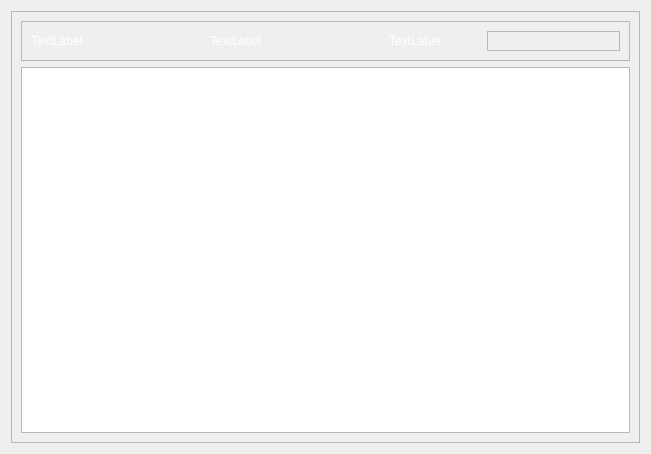
<?xml version="1.0" encoding="UTF-8"?>
<ui version="4.0">
 <class>card</class>
 <widget class="QWidget" name="card">
  <property name="geometry">
   <rect>
    <x>0</x>
    <y>0</y>
    <width>651</width>
    <height>454</height>
   </rect>
  </property>
  <property name="windowTitle">
   <string>Form</string>
  </property>
  <property name="styleSheet">
   <string notr="true">color:white;</string>
  </property>
  <layout class="QHBoxLayout" name="horizontalLayout_2" stretch="7">
   <item>
    <widget class="QFrame" name="cardframe">
     <property name="styleSheet">
      <string notr="true"/>
     </property>
     <property name="frameShape">
      <enum>QFrame::Shape::StyledPanel</enum>
     </property>
     <property name="frameShadow">
      <enum>QFrame::Shadow::Sunken</enum>
     </property>
     <layout class="QVBoxLayout" name="verticalLayout">
      <item>
       <widget class="QFrame" name="frame">
        <property name="frameShape">
         <enum>QFrame::Shape::StyledPanel</enum>
        </property>
        <property name="frameShadow">
         <enum>QFrame::Shadow::Raised</enum>
        </property>
        <layout class="QHBoxLayout" name="horizontalLayout" stretch="1,0,1,0,0,0,1">
         <item>
          <widget class="QLabel" name="begEndLab">
           <property name="text">
            <string>TextLabel</string>
           </property>
          </widget>
         </item>
         <item>
          <spacer name="horizontalSpacer">
           <property name="orientation">
            <enum>Qt::Orientation::Horizontal</enum>
           </property>
           <property name="sizeHint" stdset="0">
            <size>
             <width>40</width>
             <height>20</height>
            </size>
           </property>
          </spacer>
         </item>
         <item>
          <widget class="QLabel" name="classConsuLab">
           <property name="text">
            <string>TextLabel</string>
           </property>
          </widget>
         </item>
         <item>
          <spacer name="horizontalSpacer_2">
           <property name="orientation">
            <enum>Qt::Orientation::Horizontal</enum>
           </property>
           <property name="sizeHint" stdset="0">
            <size>
             <width>40</width>
             <height>20</height>
            </size>
           </property>
          </spacer>
         </item>
         <item>
          <widget class="QLabel" name="counterShowLab">
           <property name="text">
            <string>TextLabel</string>
           </property>
          </widget>
         </item>
         <item>
          <spacer name="horizontalSpacer_3">
           <property name="orientation">
            <enum>Qt::Orientation::Horizontal</enum>
           </property>
           <property name="sizeHint" stdset="0">
            <size>
             <width>40</width>
             <height>20</height>
            </size>
           </property>
          </spacer>
         </item>
         <item>
          <widget class="QFrame" name="delAltFrame">
           <property name="frameShape">
            <enum>QFrame::Shape::StyledPanel</enum>
           </property>
           <property name="frameShadow">
            <enum>QFrame::Shadow::Raised</enum>
           </property>
          </widget>
         </item>
        </layout>
       </widget>
      </item>
      <item>
       <widget class="QTextBrowser" name="detailTextBrowser"/>
      </item>
     </layout>
    </widget>
   </item>
  </layout>
 </widget>
 <resources/>
 <connections/>
</ui>
